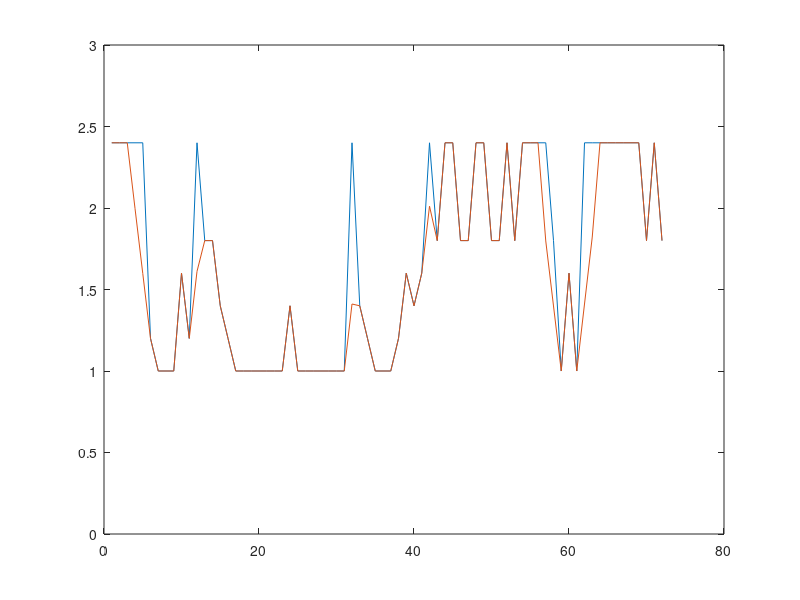

MATLAB code for this plot:
clc
clear
close all

% パラメータ
boostSpeeds = [ 2.400000
                2.400000
                2.400000
                2.400000
                2.400000
                1.200000
                1.000000
                1.000000
                1.000000
                1.600000
                1.200000
                2.400000
                1.800000
                1.800000
                1.400000
                1.200000
                1.000000
                1.000000
                1.000000
                1.000000
                1.000000
                1.000000
                1.000000
                1.400000
                1.000000
                1.000000
                1.000000
                1.000000
                1.000000
                1.000000
                1.000000
                2.400000
                1.400000
                1.200000
                1.000000
                1.000000
                1.000000
                1.200000
                1.600000
                1.400000
                1.600000
                2.400000
                1.800000
                2.400000
                2.400000
                1.800000
                1.800000
                2.400000
                2.400000
                1.800000
                1.800000
                2.400000
                1.800000
                2.400000
                2.400000
                2.400000
                2.400000
                1.800000
                1.000000
                1.600000
                1.000000
                2.400000
                2.400000
                2.400000
                2.400000
                2.400000
                2.400000
                2.400000
                2.400000
                1.800000
                2.400000
                1.800000
];

times = [   528
            558
            578
            598
            618
            648
            678
            708
            738
            778
            818
            848
            878
            908
            938
            968
            998
            1038
            1078
            1108
            1148
            1178
            1218
            1258
            1288
            1318
            1348
            1378
            1408
            1438
            1478
            1518
            1548
            1578
            1608
            1638
            1668
            1698
            1728
            1758
            1788
            1818
            1848
            1868
            1898
            1928
            1958
            1988
            2018
            2048
            2078
            2108
            2128
            2158
            2188
            3198
            3228
            3258
            3298
            3338
            3378
            3418
            3458
            3508
            3558
            3608
            3658
            3708
            3758
            3808
            3858
            3928
];

distances = [   39769
                42755
                44640
                46477
                48333
                51220
                53398
                55453
                57499
                59827
                62181
                64169
                65999
                67822
                69829
                71828
                73847
                76167
                78527
                80422
                82630
                84579
                86924
                89421
                91292
                93133
                95108
                97007
                98900
                100791
                102947
                105459
                107311
                109251
                111372
                113322
                115311
                117489
                119588
                121683
                124016
                126168
                128363
                130169
                132451
                134762
                137880
                140253
                142639
                145225
                147596
                149984
                151844
                154311
                156791
                229351
                231290
                233326
                235582
                237776
                239692
                241508
                243373
                245434
                247548
                249590
                251521
                253521
                255427
                257459
                259321
                261160                                                                  
    ];
MACHINEACCELE = 13.7;
MACHINEDECREACE = 13.3;
CALCDISTANCE = 0.03;


% 前処理
adjustSpeed = boostSpeeds;
times = times ./1000;

% 解析
for i = 2:size(adjustSpeed,1)
    t_el = CALCDISTANCE / (adjustSpeed(i) - adjustSpeed(i-1));
    acceleration = (adjustSpeed(i) - adjustSpeed(i-1)) / abs(t_el);

    if acceleration > MACHINEACCELE
        adjustSpeed(i) = adjustSpeed(i-1) + (MACHINEACCELE*CALCDISTANCE);
    end
end

for i = size(adjustSpeed,1)-1:-1:1
    t_el = CALCDISTANCE / (adjustSpeed(i) - adjustSpeed(i+1));
    acceleration = (adjustSpeed(i) - adjustSpeed(i+1)) / abs(t_el);

    if acceleration > MACHINEDECREACE
        adjustSpeed(i) = adjustSpeed(i+1) + (MACHINEDECREACE*CALCDISTANCE);
    end
end

plot(boostSpeeds)
ylim([0 3])
hold on
plot(adjustSpeed)